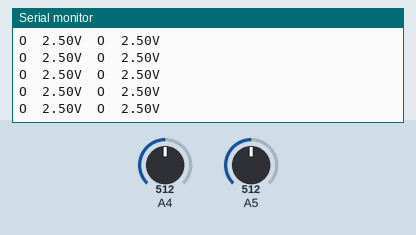
Bench run of a sketch on a simulated Arduino Uno, built with avr-gcc and run on an emulated ATmega328P. Parts: the last lines printed to the serial monitor. The inputs (shaded band) are chosen by the test bench; at power-on: A4 = 512, A5 = 512.

Above: at 1.2 s.
1.3 s: A4 set to 598
At 1.8 s:
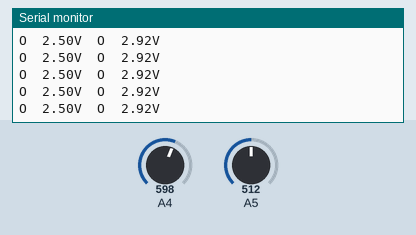
4.3 s: A4 set to 625
At 5.3 s:
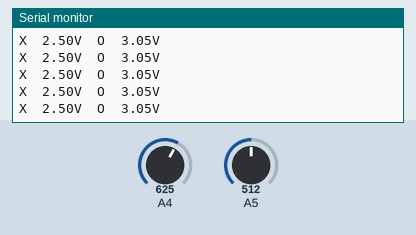
Timing chart, 0 to 7.3 s (numbered marks = the images above; inputs shaded):
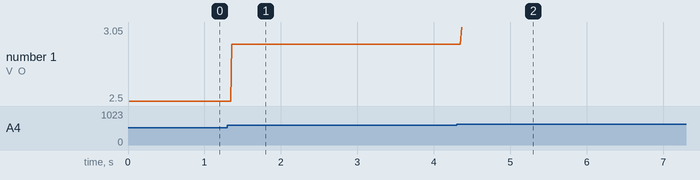

The sketch:

Testing_Voltage.ino
```cpp
float threshold = 3.0;

void setup() {
  // put your setup code here, to run once:
Serial. begin (9600);
}

void loop() {
  // put your main code here, to run repeatedly:
float sensorValueP = analogRead(A5)*(5.0/1024.0);
float sensorValueD = analogRead (A4) *(5.0/1024.0);

Serial.print (sensorValueP);
Serial.print ("V\t");

if (sensorValueP > threshold) {
  Serial.print ("X\t");
} else {
  Serial.print ("O\t");
}

Serial.print (sensorValueD);
Serial.println ("V");

if (sensorValueD > threshold) {
  Serial.print ("X\t");
} else {
  Serial.print ("O\t");
}

delay(10);
}
```

Measured:
- the behaviour switches between 614 and 615 on A4 (found by bisection; images 1 and 2)
- after the input at 1.3 s, the serial monitor: prints a new line after 0.06 s (image 1)
- after the input at 4.3 s, the serial monitor: prints a new line after 0.07 s (image 2)
- plotted number 1: 2.5 → 2.92 after the input at 1.3 s, 2.92 → 3.05 after the input at 4.3 s
